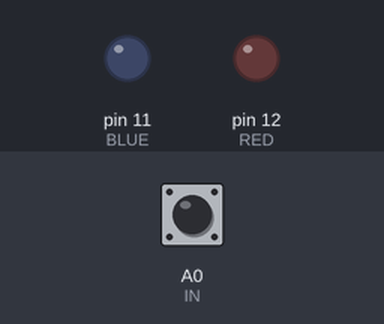
This sketch was run on a simulated Arduino Uno, built with avr-gcc and run on an emulated ATmega328P. Parts: output pins drawn as LEDs (lit = HIGH). The inputs (shaded band) are chosen by the test bench; at power-on: A0 (IN) HIGH.

Above: at 1.2 s.
1.3 s: A0 (IN) pulled LOW for 1 s
At 3.4 s:
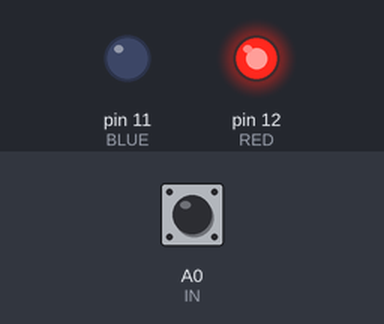
3.8 s: A0 (IN) pulled LOW for 3.2 s
At 8.1 s:
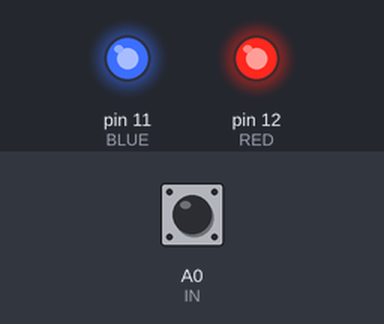
8.5 s: A0 (IN) pulled LOW for 1 s
At 10.2 s:
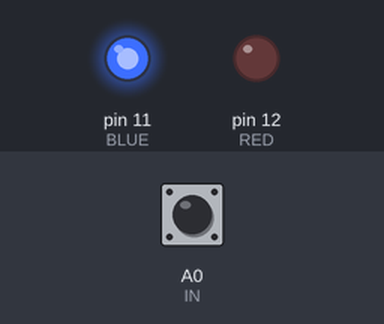
Timing chart, 0 to 11.7 s (numbered marks = the images above; inputs shaded):
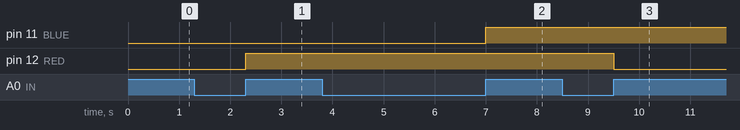

The sketch:

longShortPress.ino
```cpp
#define RED 12
#define BLUE 11
#define IN A0
#define RED_ACTIVE_TIME 1000
#define BLUE_ACTIVE_TIME 2000

bool redStatus=0,blueStatus=0,status=0;
unsigned long long initialTime,pressTime;

void setup(){
    pinMode(RED,OUTPUT);
    pinMode(BLUE,OUTPUT);
    pinMode(IN,INPUT_PULLUP);
}
void loop(){
    if(digitalRead(IN)==LOW){
        pressTime+=10;
    }
    else if(digitalRead(IN)==HIGH){
        status=1;
    }
    if(status==1){
        if(pressTime>=RED_ACTIVE_TIME&&pressTime<=BLUE_ACTIVE_TIME){
            pressTime=0;
            redStatus=!redStatus;
            digitalWrite(RED,redStatus);
        }else if(pressTime>BLUE_ACTIVE_TIME){
            pressTime=0;
            blueStatus=!blueStatus;
            digitalWrite(BLUE,blueStatus);
        }
        status=0;
    }
    delay(10);
}
```

Measured:
- after the input at 1.3 s, pin 12 (RED): LOW → HIGH after 1.0 s
- after the input at 3.8 s, pin 11 (BLUE): LOW → HIGH after 3.2 s
- after the input at 8.5 s, pin 12 (RED): HIGH → LOW after 1.0 s
